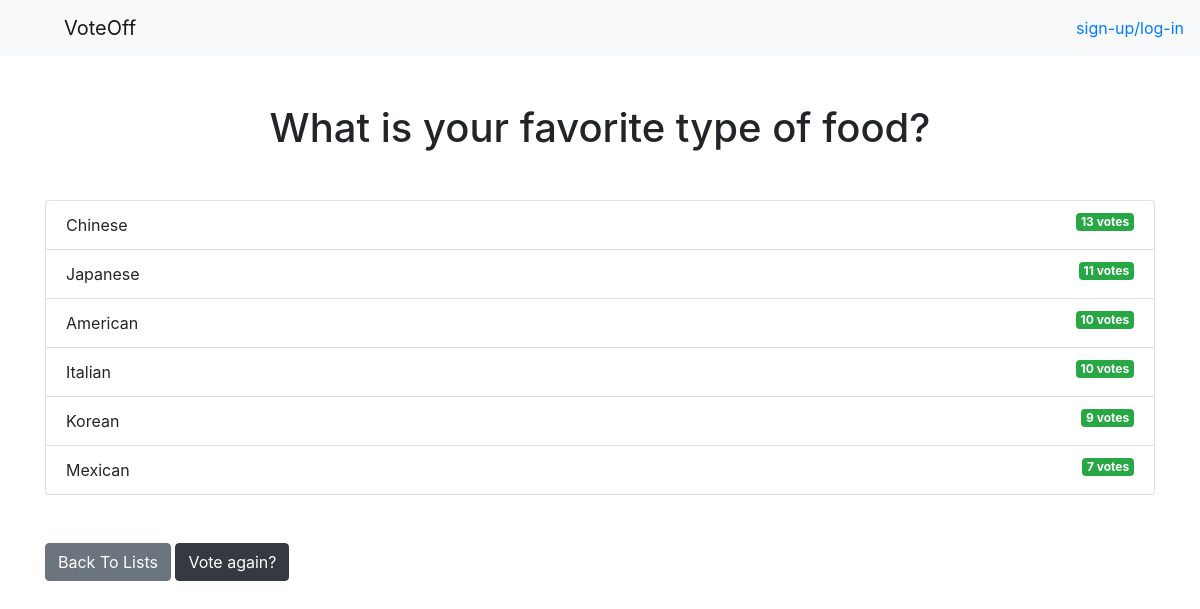
/lists/4/results/, run on the app's committed database.
### lists/models.py (models this page shows, shortened)
class Question(models.Model):
    question_text = models.CharField(max_length=200)
    pub_date = models.DateTimeField('date published')

class Choice(models.Model):
    question = models.ForeignKey(Question, on_delete=models.CASCADE)
    choice_text = models.CharField(max_length=200)
    votes = models.IntegerField(default=0)

### lists/views.py (the view)
# urls.py: path('lists/<int:question_id>/results/', views.results, name='results'),
def results(request, question_id):
    question = get_object_or_404(Question, pk=question_id)
    return render(request, 'lists/results.html', { 'question': question })

### lists/templates/lists/results.html
{% extends 'base.html' %}
{% load static %}
{% block extrahead %}
<link rel="stylesheet" type="text/css" href="{% static 'css/lists.css' %}">
{% endblock %}
{% block content %}
<h1 class="mb-5 text-center">{{ question.question_text }}</h1>
<ul class="list-group mb-5">
	{% for choice in question.choice_set.all %}
	<li class="list-group-item">
		{{ choice.choice_text }}  <span class="badge badge-success float-right">{{ choice.votes }} vote{{ choice.votes | pluralize }}</span>
	</li>
	{% endfor %}
</ul>
<a class="btn btn-secondary" href="{% url 'lists:index' %}">Back To Lists</a>
<a class="btn btn-dark" href="{% url 'lists:detail' question.id %}">Vote again?</a>
{% endblock %}

### data on the page
Question: question_text "What is your favorite type of food?"
Choice: choice_text "Chinese", votes "13", votes|pluralize "s"
Choice: choice_text "Japanese", votes "11", votes|pluralize "s"
Choice: choice_text "American", votes "10", votes|pluralize "s"
Choice: choice_text "Italian", votes "10", votes|pluralize "s"
Choice: choice_text "Korean", votes "9", votes|pluralize "s"
Choice: choice_text "Mexican", votes "7", votes|pluralize "s"
